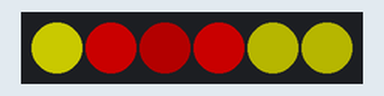
The program below on a simulated Raspberry Pi Pico running CircuitPython. Parts: 6 RGB LEDs in strip order, left to right. Dim RGB values are drawn brighter than linear; random numbers come from a fixed seed.

Above: at 0.15 s.
At 4.17 s:
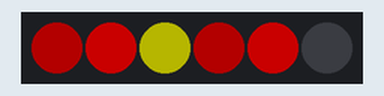
At 8.2 s:
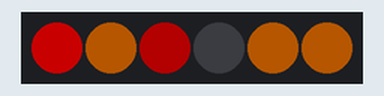
At 19.97 s:
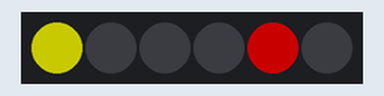
At 29.13 s:
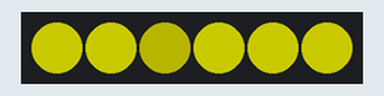
At 39.9 s:
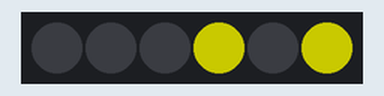
Timing chart, 0 to 40.0 s (numbered marks = the images above):
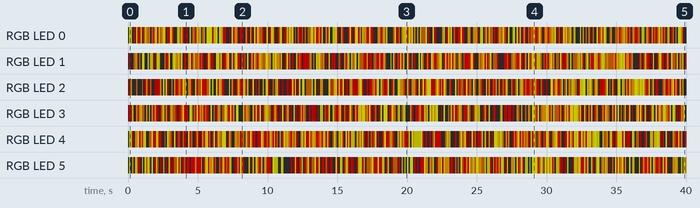

Measured:
- by itself, RGB LED 5: off → RGB(66, 66, 0) at 0.10 s, → off 0.10 s later, → RGB(102, 66, 0) 0.10 s later, → off 0.10 s later, … (333 changes in this stretch)
- by itself, RGB LED 2: off → RGB(60, 0, 0) at 0.10 s, → RGB(102, 66, 0) 0.10 s later, → off 0.10 s later, → RGB(66, 31, 0) 0.30 s later, … (327 changes in this stretch)

The program:

test3.py
```python
import board
import neopixel
from time import sleep
from random import choice

PIN = board.GP0
num_pix = 6 #Number of LEDs
# Define our light string object
pixels = neopixel.NeoPixel(PIN, num_pix, brightness=0.4, auto_write=False)

# Try just setting every light to a equal chance of
#  black, red, yellow, orange, black, half-red, half-yellow and half-orange
while True:
    for x in range(0, num_pix):
        # Black, Red, Yellow or Orange
        r = choice([(0,0,0), (255,0,0), (255,255,0), (255,165,0),
                (150,0,0), (165,78,0), (0,0,0), (165,165,0)])
        pixels[x] = r
    sleep(0.1)
    pixels.show()
```
